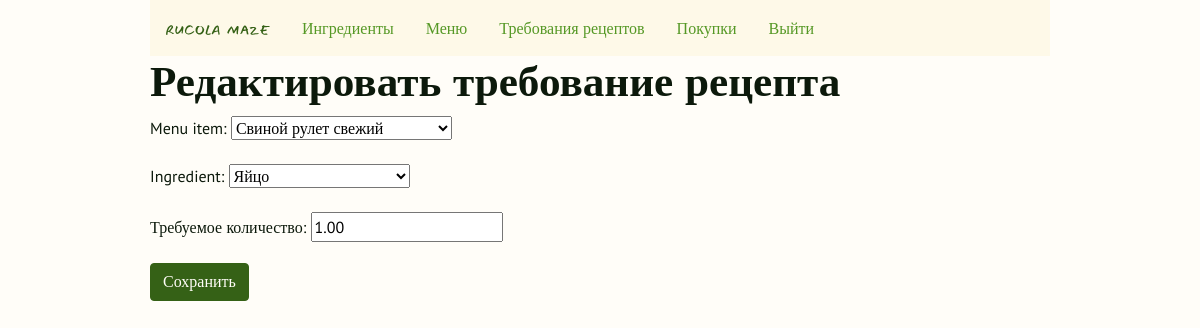
The app's page /recipe_requirements/31/edit (signed in) with its own data.
### inventory/models.py (models this page shows, shortened)
class RecipeRequirement(models.Model):
    menu_item = models.ForeignKey(MenuItem, on_delete=models.CASCADE)
    ingredient = models.ForeignKey(Ingredient, on_delete=models.CASCADE)
    quantity_required = models.DecimalField("Требуемое количество", max_digits=8, decimal_places=2)

### inventory/views.py (the view)
class RecipeRequirementUpdate(LoginRequiredMixin, UpdateView):
    model = RecipeRequirement
    template_name = "inventory/recipe_requirement_edit.html"
    form_class = RecipeRequirementForm

### inventory/forms.py
class RecipeRequirementForm(forms.ModelForm):
    class Meta:
        model = RecipeRequirement
        fields = "__all__"

### inventory/models.py (called while the page is built)
    def __str__(self):
        return self.name

    def __str__(self):
        return self.title

### inventory/templates/inventory/recipe_requirement_edit.html (shortened to what this page needs)
{% extends 'inventory/layout.html' %}
{% block body %}
<div class="h1">
    <h1>Редактировать требование рецепта</h1>
</div>
<form method="POST">
    {{ form.as_p }}
    <input type="submit" value="Сохранить" class="btn btn-primary">
</form>
{% endblock %}

### inventory/static/inventory/style.css (style rules this page uses)
body { font-family: PT Sans; color: #0C190B; background-color: #FFFDF8; width: 75%; margin: 0 auto; }
.h1 h1 { font-family: Nunito; font-weight: bold; font-size: 2.7rem; margin-top: 24; }
.btn-primary { background-color: #356116; color: #FFFDF8; font-family: Nunito; border-color: #356116 }

### records on screen
RecipeRequirement: menu_item "Свиной рулет свежий", ingredient "Яйцо", quantity_required "1.00"
